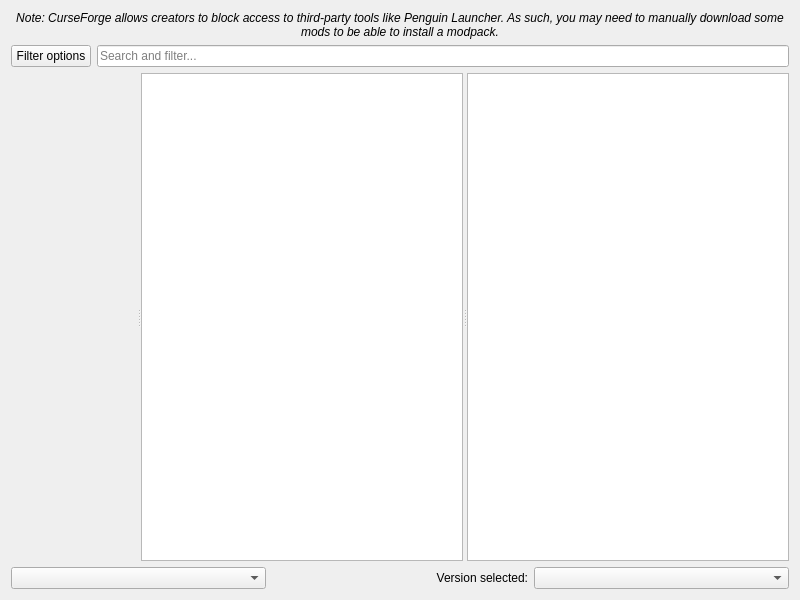
<?xml version="1.0" encoding="UTF-8"?>
<ui version="4.0">
 <class>FlamePage</class>
 <widget class="QWidget" name="FlamePage">
  <property name="geometry">
   <rect>
    <x>0</x>
    <y>0</y>
    <width>800</width>
    <height>600</height>
   </rect>
  </property>
  <layout class="QVBoxLayout" name="verticalLayout">
   <item>
    <widget class="QLabel" name="label_2">
     <property name="font">
      <font>
       <italic>true</italic>
      </font>
     </property>
     <property name="text">
      <string>Note: CurseForge allows creators to block access to third-party tools like Penguin Launcher. As such, you may need to manually download some mods to be able to install a modpack.</string>
     </property>
     <property name="alignment">
      <set>Qt::AlignCenter</set>
     </property>
     <property name="wordWrap">
      <bool>true</bool>
     </property>
    </widget>
   </item>
   <item>
    <layout class="QHBoxLayout" name="horizontalLayout">
     <item>
      <widget class="QPushButton" name="filterButton">
       <property name="text">
        <string>Filter options</string>
       </property>
      </widget>
     </item>
     <item>
      <widget class="QLineEdit" name="searchEdit">
       <property name="placeholderText">
        <string>Search and filter...</string>
       </property>
      </widget>
     </item>
    </layout>
   </item>
   <item>
    <widget class="QSplitter" name="splitter">
     <property name="sizePolicy">
      <sizepolicy hsizetype="Expanding" vsizetype="Expanding">
       <horstretch>0</horstretch>
       <verstretch>0</verstretch>
      </sizepolicy>
     </property>
     <property name="orientation">
      <enum>Qt::Horizontal</enum>
     </property>
     <widget class="QWidget" name="widget" native="true"/>
     <widget class="QListView" name="packView">
      <property name="horizontalScrollBarPolicy">
       <enum>Qt::ScrollBarAlwaysOff</enum>
      </property>
      <property name="alternatingRowColors">
       <bool>true</bool>
      </property>
      <property name="iconSize">
       <size>
        <width>48</width>
        <height>48</height>
       </size>
      </property>
      <property name="verticalScrollMode">
       <enum>QAbstractItemView::ScrollPerPixel</enum>
      </property>
     </widget>
     <widget class="ProjectDescriptionPage" name="packDescription">
      <property name="openExternalLinks">
       <bool>true</bool>
      </property>
      <property name="openLinks">
       <bool>true</bool>
      </property>
     </widget>
    </widget>
   </item>
   <item>
    <layout class="QHBoxLayout">
     <item>
      <widget class="QComboBox" name="sortByBox"/>
     </item>
     <item>
      <widget class="QLabel" name="label">
       <property name="text">
        <string>Version selected:</string>
       </property>
       <property name="alignment">
        <set>Qt::AlignRight|Qt::AlignTrailing|Qt::AlignVCenter</set>
       </property>
      </widget>
     </item>
     <item>
      <widget class="QComboBox" name="versionSelectionBox"/>
     </item>
    </layout>
   </item>
  </layout>
 </widget>
 <customwidgets>
  <customwidget>
   <class>ProjectDescriptionPage</class>
   <extends>QTextBrowser</extends>
   <header>ui/widgets/ProjectDescriptionPage.h</header>
  </customwidget>
 </customwidgets>
 <tabstops>
  <tabstop>packView</tabstop>
  <tabstop>packDescription</tabstop>
  <tabstop>sortByBox</tabstop>
  <tabstop>versionSelectionBox</tabstop>
 </tabstops>
 <resources/>
 <connections/>
</ui>
